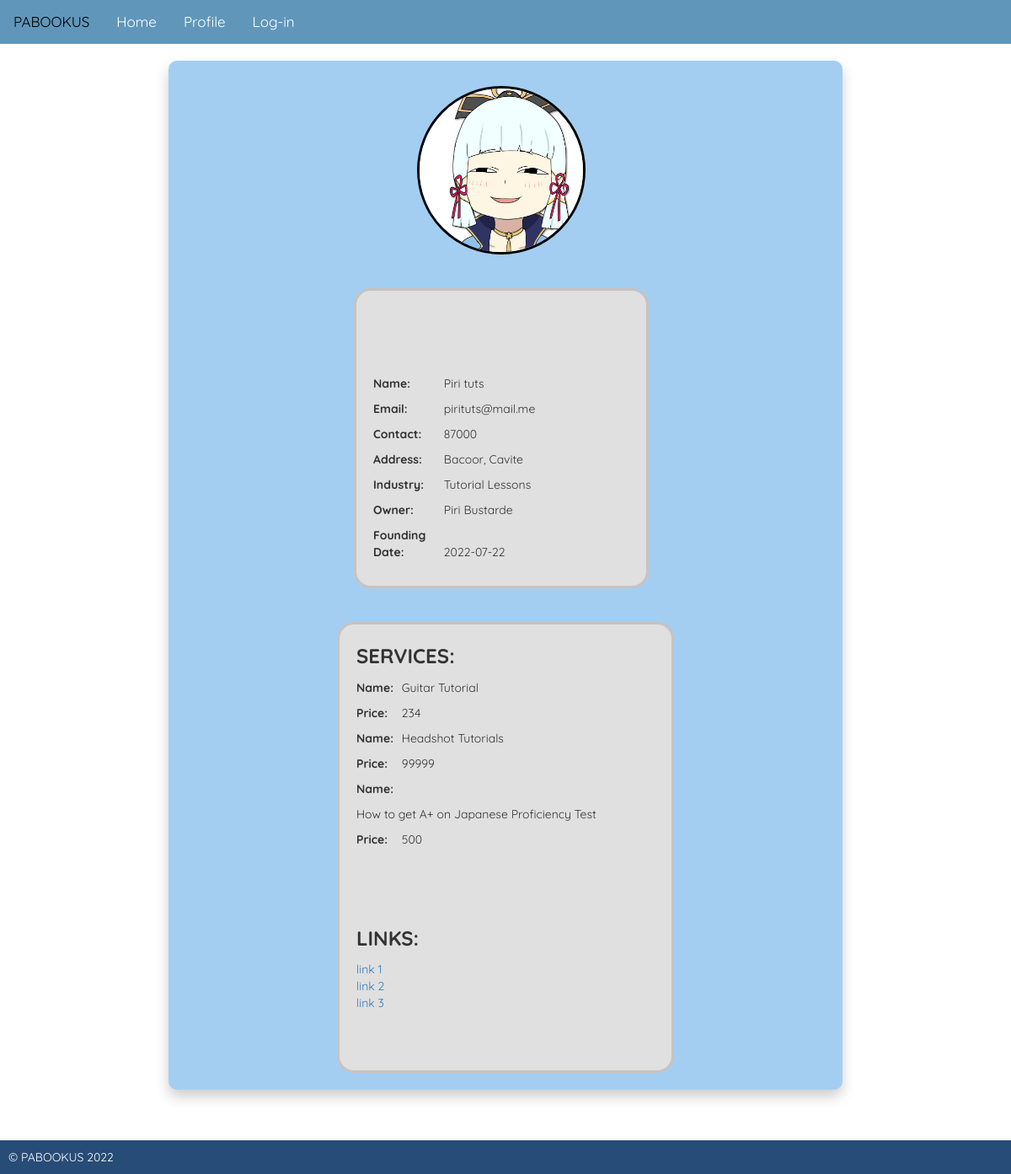
Screenshot of /profile/company/6 with the database file from the repository.
### tables this page shows
CREATE TABLE `company` (
  `company_id` int(12) NOT NULL,
  `company_name` varchar(50) DEFAULT NULL,
  `email` varchar(100) NOT NULL,
  `password` varchar(100) NOT NULL,
  `contact` varchar(12) DEFAULT NULL,
  `address` varchar(200) DEFAULT NULL,
  `industry` varchar(50) DEFAULT NULL,
  `owner` varchar(100) DEFAULT NULL,
  `founding_date` date DEFAULT NULL,
  `bio_id` int(12) DEFAULT NULL,
  `link_id` int(12) DEFAULT NULL,
  `schedule_id` int(12) DEFAULT NULL,
  `review_id` int(12) DEFAULT NULL,
  `services_id` varchar(25) NOT NULL
);

CREATE TABLE `industry` (
  `id` int(11) NOT NULL,
  `name` varchar(255) NOT NULL,
  `category` int(11) NOT NULL
);

CREATE TABLE `company6_service` (
  `name` varchar(50) NOT NULL,
  `price` int(11) DEFAULT NULL,
  `id` int(9) NOT NULL,
  `duration` int(4) NOT NULL,
  `slot` int(11) NOT NULL
);

### application/controllers/Routes.php (called while the page is built, shortened)
<?php
class Routes extends CI_Controller {
    public function __construct() {
        $this->load->helper('url');
        $this->load->library('session');
    }
    public function profile()
    {
        $user_id = $this->uri->segment(3);
        $this->load->model('User_model');
        $this->load->model('Industry_model');
        $this->load->model("Service_model");
        $user_details = $this->User_model->get_company_id($user_id);
        $temp_i = $this->Industry_model->get_table();
        $industry = array();
        foreach($temp_i as $i){
            $industry[$i['name']] = $i;
        }
        ksort($industry);
        $data['key_industry'] = $industry;
        $data['key_industry_default'] = $temp_i;
        $service = $this->Service_model->get_table($user_id);
        $data['key_service'] = $service;
        $data['key_details'] = $user_details;
        $this->load->view('inc/header');
        $this->load->view('inc/navbar');
        $this->load->view("inc/profile_company", $data);
        $this->load->view('inc/footer');
    }
}

### index.php (called while the page is built, shortened)
<?php
require_once BASEPATH.'core/CodeIgniter.php';

### application/models/User_model.php (called while the page is built, shortened)
<?php
class User_model extends CI_Model {
    public function get_company_id($id){
        $this->db->select(
            'company_id,
            company_name,
            email,
            address,
            industry,
            contact,
            owner,
            founding_date,
            services_id'
        );
        $this->db->where('company_id', $id);
        $q = $this->db->get('company')->row_array();
        if($q) return $q;
        else return false;
    }
}

### application/models/Industry_model.php (called while the page is built, shortened)
<?php
class Industry_model extends CI_Model {
    public function get_table(){
        $this->db->select('*');
        return $this->db->get("industry")->result_array();
    }
}

### application/models/Service_model.php (called while the page is built, shortened)
<?php
class Service_model extends CI_Model {
    public function get_table($id){
        $t_name = "company".$id."_service";
        $this->db->select('*');
        return $this->db->get($t_name)->result_array();
    }
}

### application/views/inc/profile_company.php (the view, shortened to what this page needs)
<div class="flexbox-main-container">
    <div class="flexbox-container">
        <div class="flexbox-item flexbox-item-1" id="dp">
            <img src="<?php echo base_url(); ?>public/img/profile/ayaka_heh.jpg" alt="Profile Picture" style="border: 3px solid black; height: 200px; width: 200px; border-radius: 10000px;">
        </div>
        <div class="flexbox-item flexbox-item-2">
        <br><br><br><br>
        <p class="inf_title">Name:</p>
        <p  class="u_inf" id="name_lbl"><?php
            echo isset($key_details['company_name'])
                ? $key_details['company_name']
                : "company_".$key_details['company_id'];
        ?></p>
        <br>
        <p class="inf_title">Email:</p>
        <p class="u_inf" id="email_lbl"><?php echo $key_details['email']; ?></p>
        <br>
        <p class="inf_title">Contact:</p>
        <p class="u_inf" id="contact_lbl"><?php
            echo isset($key_details['contact'])
                ? $key_details['contact']
                : "Not set"
        ?></p>
        <br>
        <p class="inf_title">Address:</p>
        <p class="u_inf" id="address_lbl"><?php
            echo isset($key_details['address'])
                ? $key_details['address']
                : "Not set"
        ?></p>
        <br>
        <p class="inf_title">Industry:</p>
        <p class="u_inf" id="industry_lbl"><?php
            echo isset($key_details['industry'])
                ? $key_industry_default[$key_details['industry']]['name']
                : "Not set"
        ?></p>
        <br>
        <p class="inf_title">Owner:</p>
        <p class="u_inf" id="owner_lbl"><?php echo isset($key_details['owner'])
            ? $key_details['owner']
            : "Not set"
        ?></p>
        <br>
        <p class="inf_title">Founding Date:</p>
        <p class="u_inf" id="founding_date_lbl"><?php
            echo isset($key_details['founding_date'])
                ? $key_details['founding_date']
                : "Not set"
        ?></p>
        </div>
    </div>
    <div class="flexbox-item flexbox-item-3">
        <div id="service_section">
            <div id="service_view">
                <p class="service_title">SERVICES:</p><br>
                <?php
                    foreach($key_service as $s){?>
                    <div class="service_group" id="service_<?php echo $s['id']; ?>">
                        <p class="service_label">Name:</p>
                        <p class="service_label_data" id="<?php echo $s['id']; ?>_n_lbl"><?php
                                    echo $s['name'] ?></p>
                        <br>
                        <p class="service_label">Price:</p>
                        <p class="service_label_data" id="<?php echo $s['id']; ?>_p_lbl"><?php
                                    echo $s['price'] ?></p>
                    </div>
                <?php } ?>
            </div><br>
            <br><br><br><br>
            <div class="links">
                <p>LINKS:</p>
                <ul>
                <?php
                    $links = ["link 1","link 2","link 3"];
                    foreach($links as $link){?>
                    <li><a href="#"><?php echo $link ?></a></li>
                <?php } ?>
                </ul>
            </div>
            <br><br><br>
    </div>
</div>

### public/css/style.css (style rules this page uses)
* { font-family: 'quicksand', Arial, Helvetica, sans-serif; margin: 0; padding: 0; }
.flexbox-main-container { background-color: #A3CEF1; margin: 50px 200px 100px 200px; box-shadow: 0px 8px 16px 0px rgba(0, 0, 0, 0.2); margin-top: 20px; border-radius: 10px; display: flex; justify-content: center; align-content: center; flex-direction: row; flex-wrap: wrap; overflow-wrap: break-word; }
.flexbox-container { flex-direction: column; width: 400px; }
.flexbox-item { border-radius: 20px; width: 250px; margin: 20px; padding: 20px; border: 3px solid rgb(200, 194, 194); }
.flexbox-item-1 { min-height: 200px; border: none; background-color: none; margin: 10px auto; }
.flexbox-item-2 { background-color: #E0E0E0; width: 350px; min-height: 100px; }
.flexbox-item-2 .inf_title { display: inline-block; width: 80px; text-align: left; font-weight: bold; }
.flexbox-item-2 .u_inf,.flexbox-item-3 { display: inline-block; }
#address_lbl { width: 200px; word-wrap: break-word; }
.flexbox-item-3 { background-color: #E0E0E0; width: 400px; min-height: 300px; }
.flexbox-item-3 div,p { display: inline-block; }
.flex-box-item-3, ul li { list-style-type: none; }
.service_title, .links p { font-size: 24px; font-weight: bold; }
.service_label { display: inline-block; width: 50px; text-align: left; font-weight: bold; }
#service_section, #service_view { width: 100%; }
.service_group { width: 90%; }
.service_label_data, .service_item { display: inline-block; }

### rows the page displays
company: company_name "Piri tuts", email "pirituts@mail.me", contact "87000", address "Bacoor, Cavite", industry.name "Tutorial Lessons", owner "Piri Bustarde", founding_date "2022-07-22"
company6_service: name "Guitar Tutorial", price "234"
company6_service: name "Headshot Tutorials", price "99999"
company6_service: name "How to get A+ on Japanese Proficiency Test", price "500"

### other values shown
$link "link 1"
$link "link 2"
$link "link 3"
